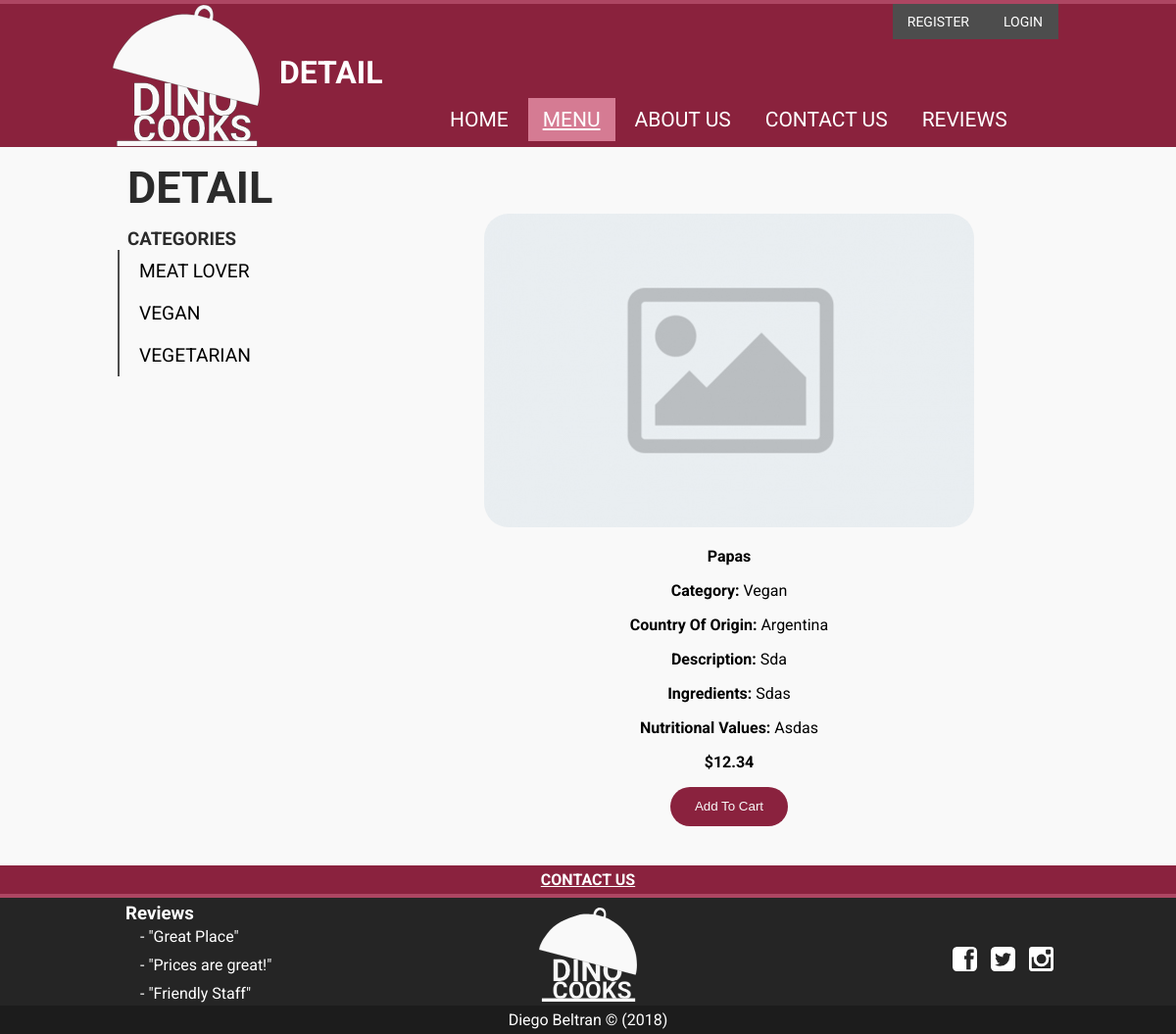
The app's page /?page=detail&product_id=30 with its own data.
### tables this page shows
CREATE TABLE `category` (
  `category_id` int(11) NOT NULL,
  `name` varchar(255) NOT NULL,
  `created_at` datetime NOT NULL DEFAULT current_timestamp()
);

CREATE TABLE `product` (
  `product_id` int(11) NOT NULL,
  `category_id` int(11) DEFAULT NULL,
  `country_of_origin_id` int(11) DEFAULT NULL,
  `product_name` varchar(100) DEFAULT NULL,
  `price` decimal(5,2) DEFAULT NULL,
  `description` mediumtext DEFAULT NULL,
  `more_details` varchar(255) DEFAULT NULL,
  `shipping_availability` tinyint(1) DEFAULT NULL,
  `in_stock` tinyint(1) DEFAULT NULL,
  `re_stock` tinyint(1) DEFAULT NULL,
  `weight` decimal(5,2) DEFAULT NULL,
  `color` varchar(255) DEFAULT NULL,
  `smell` tinyint(1) DEFAULT NULL,
  `image` varchar(255) DEFAULT NULL,
  `calories` int(11) DEFAULT NULL,
  `nutritional_values` varchar(255) DEFAULT NULL,
  `chef` varchar(100) DEFAULT NULL,
  `supplier` varchar(255) DEFAULT NULL,
  `ingredients` varchar(255) DEFAULT NULL,
  `date_made` datetime NOT NULL DEFAULT current_timestamp(),
  `created_at` datetime NOT NULL DEFAULT current_timestamp(),
  `updated_at` datetime DEFAULT NULL
);

CREATE TABLE `country_of_origin` (
  `country_of_origin_id` int(11) NOT NULL,
  `name` varchar(255) NOT NULL,
  `created_at` datetime NOT NULL DEFAULT current_timestamp()
);

### controllers/detail.php (called while the page is built, shortened)
<?php
require APP . '/models/product_model.php';
if(!empty($_GET['product_id'])) {
  $product = getProductDetail($dbh, $_GET['product_id']);
} else {
  header('Location: ?page=services');
}
require APP . '/models/category_model.php';
$categories = getCategories($dbh);
require APP . '/views/detail.php';

### models/category_model.php (called while the page is built, shortened)
<?php
function getCategories($dbh){
  $query = "SELECT
            DISTINCT
            category_id,
            name
            FROM
            category
            JOIN product USING(category_id)
            ORDER BY
            name ASC";
  $stmt = $dbh->prepare($query);
  $stmt->execute();
  return $stmt->fetchAll(PDO::FETCH_ASSOC);
}

### models/product_model.php (called while the page is built, shortened)
<?php
function getProductDetail($dbh, $product_id)
{
  $query = "SELECT
      product.product_id,
      product.product_name,
      category.name AS category,
      country_of_origin.name AS country_of_origin,
      product.price,
      product.description,
      product.more_details,
      product.shipping_availability,
      product.in_stock,
      product.re_stock,
      product.image,
      product.calories,
      product.nutritional_values,
      product.chef,
      product.supplier,
      product.ingredients
  FROM
      product
  JOIN category USING(category_id)
  JOIN country_of_origin USING(country_of_origin_id)
  WHERE product.product_id = :product_id";
	$stmt = $dbh->prepare($query);
	$stmt->bindValue(':product_id', $product_id, PDO::PARAM_INT);
	$stmt->execute();
	return $stmt->fetch(PDO::FETCH_ASSOC);
}

### views/inc/detail_product.inc.php (the view, shortened to what this page needs)
<div id="detail_product">
  <div id="img">
    <a href="?page=detail&product_id=<?=$product['product_id']?>" title="<?=$product['product_name'];?>">
      <img src="\images\default_img.jpg" alt="<?=$product['product_name'];?>" width="500" height="320"/>
    </a>
  </div>
  <div id="detail">
    <p><strong><?=$product['product_name'];?></strong></p>
    <p><strong>category: </strong> <?=$product['category'];?></p>
    <p><strong>country of origin: </strong><?=$product['country_of_origin'];?></p>
    <p><strong>description: </strong><?=$product['description'];?></p>
    <p><strong>ingredients: </strong><?=$product['ingredients'];?></p>
    <p><strong>nutritional values: </strong><?=$product['nutritional_values'];?></p>
    <p><strong>$<?=$product['price'];?></strong></p>
    <p>
      <form action="?page=cart" method="post">
        <button type="submit">add to cart</button>
      </form>
    </p>
  </div>
</div>

### views/inc/category.inc.php
<div id="category">
  <h3 >categories</h3>
  <ul>
    <?php foreach($categories as $category) : ?>
    <li>
      <a href="/?page=services&category_id=<?php echo $category['category_id']?>">
        <?php echo $category['name']?>
      </a>
    </li>
    <?php endforeach; ?>
  </ul>
</div>

### public/styles/stylesheet_desktop.css (style rules this page uses)
div { box-sizing: border-box; }
body { box-sizing: border-box; font-family: 'Roboto', Arial, sans-serif; font-size: 16px; margin: 0; background-color: #f9f9f9; height: auto; }
#wrapper h2, #wrapper h3 { color: #2b2b2b; padding: 10px; padding-top: 15px; padding-bottom: 0; margin: 0; text-transform: uppercase; font-weight: 700; }

### public/styles/stylesheet_menu.css (style rules this page uses)
#category, #products_list { float: left; }
#category { width: 30%; }
.product button, #search_form button, #detail_product button, #confirm button { color: #f9f9f9; display: inline-block; padding: 5px 15px; background: #8A223E; text-decoration: none; border-radius: 25px; border: none; text-align: center; line-height: 30px; width: 120px; text-transform: capitalize; transition: all .3s ease-in-out; }
#category ul { list-style-type: none; overflow: hidden; margin: 0; padding: 0; border-left: 2px solid #4d4d4d; }
#category ul li { font-size: 1.2rem; color: #000; text-transform: uppercase; padding: 10px 0px; transition: all .3s ease-in-out; }
#category a { color: #000; padding: 10px 20px; padding-right: 100px; }
#category a { text-decoration: none; }
#detail_product { width: 100%; height: 100%; margin: 0; text-align: center; }
#detail_product #img, #detail_product #detail { width: 90%; margin: 0 auto; }
#detail_product img { width: 500px; border-radius: 25px; overflow: hidden; }
#detail_product p { text-transform: capitalize; margin-bottom: 5px; text-align: center; }

### public/styles/stylesheet_mobile.css (style rules this page uses)
body { box-sizing: border-box; font-family: 'Roboto', Arial, sans-serif; font-size: 16px; margin: 0; background: linear-gradient(#f9f9f9 1%, #ededed 100%); background-color: #f9f9f9; background: #000; }
body { background-color: rgba(138, 34, 61, 1); }
#wrapper h2, #wrapper h3 { color: #2b2b2b; padding: 10px; padding-top: 15px; padding-bottom: 0; margin: 0; text-transform: uppercase; font-weight: 700; }
.product button, #search_form button, #detail_product button, #confirm button { color: #f9f9f9; display: inline-block; padding: 5px 15px; background: #8A223E; text-decoration: none; border-radius: 25px; border: none; text-align: center; line-height: 30px; width: 120px; text-transform: capitalize; transition: all .3s ease-in-out; }
#category, #products_list { float: left; }
#category { width: 30%; }

### public/styles/stylesheet_print.css (style rules this page uses)
body { font-family: 'Roboto', Arial, sans-serif; }

### records on screen
category: name "MEAT LOVER"
category: name "VEGAN"
category: name "VEGETARIAN"
product: product_name "Papas", category.name "Vegan", country_of_origin.name "Argentina", description "Sda", ingredients "Sdas", nutritional_values "Asdas", price "12.34"

### other values on screen
$title "DETAIL"
